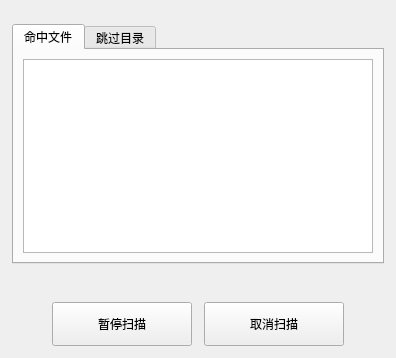
           <widget class="QWidget" name="scanning_page">
            <layout class="QVBoxLayout" name="scanning_layout">
             <property name="spacing">
              <number>12</number>
             </property>
             <property name="leftMargin">
              <number>12</number>
             </property>
             <property name="topMargin">
              <number>24</number>
             </property>
             <property name="rightMargin">
              <number>12</number>
             </property>
             <property name="bottomMargin">
              <number>12</number>
             </property>
             <item>
              <widget class="QTabWidget" name="tabWidget">
               <property name="currentIndex">
                <number>0</number>
               </property>
               <widget class="QWidget" name="tab_matched_files_list">
                <attribute name="title">
                 <string>命中文件</string>
                </attribute>
                <layout class="QHBoxLayout" name="horizontalLayout">
                 <item>
                  <widget class="QListWidget" name="matched_files_list"/>
                 </item>
                </layout>
               </widget>
               <widget class="QWidget" name="tab_skipped_dirs_list">
                <attribute name="title">
                 <string>跳过目录</string>
                </attribute>
                <layout class="QHBoxLayout" name="horizontalLayout_2">
                 <item>
                  <widget class="QListWidget" name="skipped_dirs_list"/>
                 </item>
                </layout>
               </widget>
              </widget>
             </item>
             <item>
              <widget class="QLabel" name="scan_stats_label">
               <property name="text">
                <string/>
               </property>
               <property name="textFormat">
                <enum>Qt::RichText</enum>
               </property>
               <property name="alignment">
                <set>Qt::AlignCenter</set>
               </property>
              </widget>
             </item>
             <item>
              <layout class="QHBoxLayout" name="scanning_btn_row">
               <property name="spacing">
                <number>12</number>
               </property>
               <item>
                <spacer name="scanning_btn_left_spacer">
                 <property name="orientation">
                  <enum>Qt::Horizontal</enum>
                 </property>
                 <property name="sizeHint" stdset="0">
                  <size>
                   <width>40</width>
                   <height>20</height>
                  </size>
                 </property>
                </spacer>
               </item>
               <item>
                <widget class="QPushButton" name="pause_resume_btn">
                 <property name="minimumSize">
                  <size>
                   <width>140</width>
                   <height>44</height>
                  </size>
                 </property>
                 <property name="text">
                  <string>暂停扫描</string>
                 </property>
                 <property name="icon">
                  <iconset resource="../assets/resources.qrc">
                   <normaloff>:/icons/pause.svg</normaloff>:/icons/pause.svg</iconset>
                 </property>
                </widget>
               </item>
               <item>
                <widget class="QPushButton" name="cancel_btn">
                 <property name="minimumSize">
                  <size>
                   <width>140</width>
                   <height>44</height>
                  </size>
                 </property>
                 <property name="text">
                  <string>取消扫描</string>
                 </property>
                 <property name="icon">
                  <iconset resource="../assets/resources.qrc">
                   <normaloff>:/icons/stop.svg</normaloff>:/icons/stop.svg</iconset>
                 </property>
                </widget>
               </item>
               <item>
                <spacer name="scanning_btn_right_spacer">
                 <property name="orientation">
                  <enum>Qt::Horizontal</enum>
                 </property>
                 <property name="sizeHint" stdset="0">
                  <size>
                   <width>40</width>
                   <height>20</height>
                  </size>
                 </property>
                </spacer>
               </item>
              </layout>
             </item>
            </layout>
           </widget>
